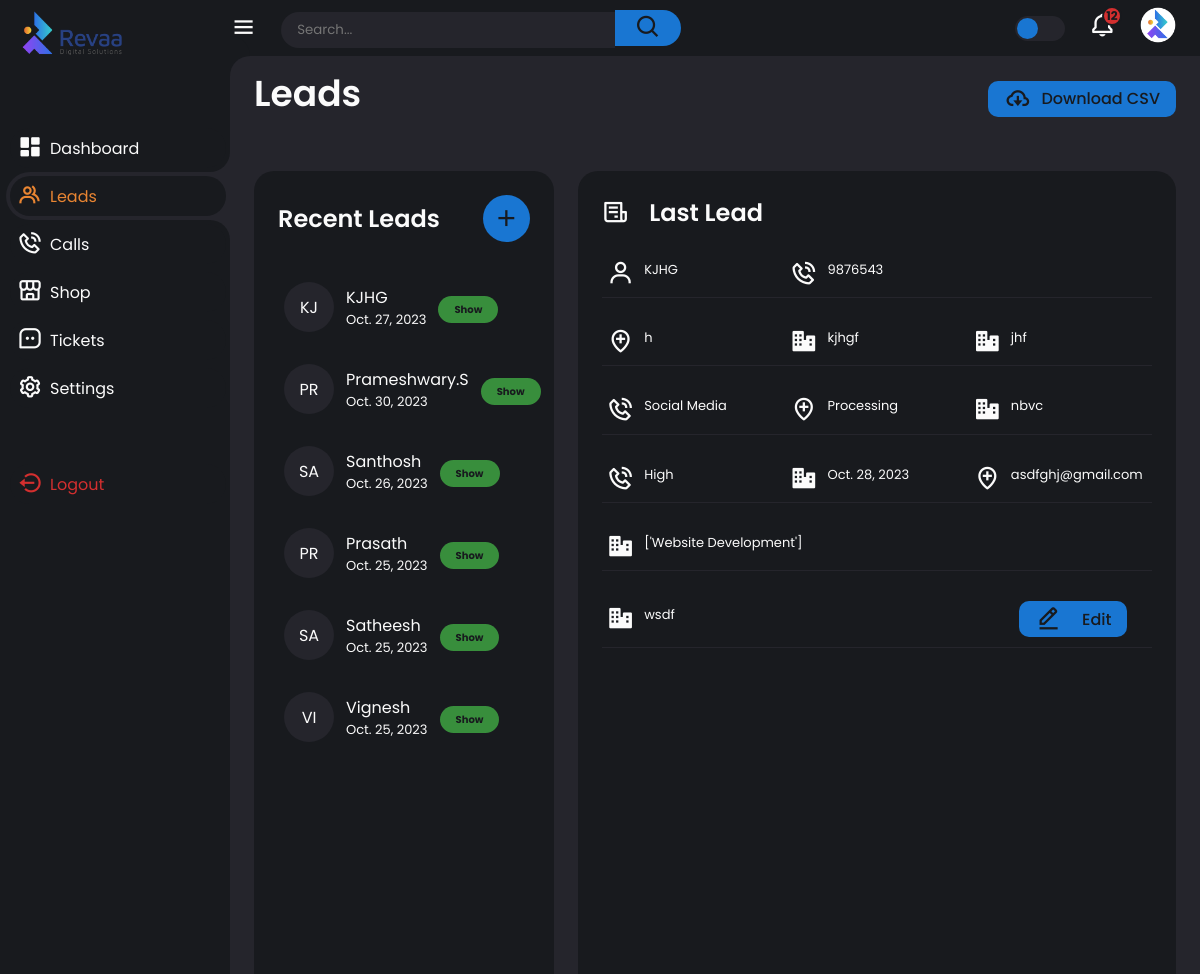
Page /leads on the committed database.
### REVAA_RDS_APP/models.py (models this page shows, shortened)
class Leads(models.Model):
    Name = models.CharField(max_length=20)
    Mobile_Number = models.IntegerField()
    Business_Name = models.CharField(max_length=50)
    Business_Type = models.CharField(max_length=50)
    Location = models.CharField(max_length=50)
    Budget = models.CharField(max_length=50)
    Follow_up_date = models.DateField()
    Priority = models.CharField(max_length=30)
    Status = models.CharField(max_length=30)
    Email = models.CharField(max_length=50)
    Source = models.CharField(max_length=50)
    Services = models.TextField(max_length=200)
    Remark = models.TextField(max_length=500)
    Created_date = models.DateField()

### REVAA_RDS_APP/views.py (the view)
# urls.py: path('leads',views.leads, name='leads'),
def leads(request):
    Leadss = "active"
    All_leads = Leads.objects.all()[::-1]
    last_lead = Leads.objects.last()
    leadheding = "Last Lead"
    return render(request, 'leads.html',{'leads':All_leads,'last_lead':last_lead,'leadheding':leadheding,'Leads':Leadss})

### templates/leads.html (shortened to what this page needs)
{% extends 'main.html' %}
{% block content %}
    {% include 'inc/sidebar.html' %}
    <div class="content">
        {% include 'inc/navbar.html' %}
        <main>
            <div class="header">
                <div class="left lead-and-csv">
                    <a href="/leads"><h1>Leads</h1></a>
                    <a href="{% url 'download' %}" class="report" id="report">
                        <i class='bx bx-cloud-download'></i>
                        <span>Download CSV</span>
                    </a>
                </div>
                <div class="bottom-data">
                    <div class="orders leads-container">
                        <div class="header header-leads">
                            <div>
                                <h3>Recent Leads</h3>
                            </div>
                            <div class="bxplus {{hidden}}">
                                <i class='bx bx-plus' id="add-lead"></i>
                            </div>
                        </div>
                        <table>
                            <tbody>
                                {% for lead in leads %}
                                <tr>
                                    <td>
                                        <p class="leads-first-name">{{ lead.Name|slice:":2"|upper }}</p>
                                        <div class="leads-name">
                                            <p>{{ lead.Name }}</p>
                                            <p class="dateonly">{{ lead.Created_date}}</p>
                                        </div>
                                        <a href="{% url 'lead_detail' lead.id %}"><span class="status Completed details">Show</span></a>
                                    </td>
                                </tr>
                                {% endfor %}
                            </tbody>
                        </table>
                    </div>
                    <div class="orders" id="last-lead-container">
                        <div class="header header-leads">
                            <div style="display: flex; align-items: center; justify-content: space-between;">
                                <i class='bx bx-receipt'></i>
                                <h3 style="margin-left: 20px;">{{leadheding}}</h3>
                            </div>
                        </div>
                        <div class="impormation-container" style="justify-content: flex-start;">
                            <div class="impormation">
                                <i class='bx bx-user' ></i><p>
                                    {{ last_lead.Name }}
                            </div>
                            <div class="impormation">
                                <i class='bx bx-phone-call'></i><p>
                                    {{ last_lead.Mobile_Number}}
                                </p>
                            </div>
                        </div>
                        <div class="impormation-container">
                            <div class="impormation">
                                <i class='bx bx-location-plus' ></i><p>
                                    {{ last_lead.Location}}
                                </p>
                            </div>
                            <div class="impormation">
                                <i class='bx bxs-business' ></i><p>
                                    {{ last_lead.Business_Name}}
                                </p>
                            </div>
                            <div class="impormation">
                                <i class='bx bxs-business' ></i><p>
                                    {{ last_lead.Business_Type }}
                                </p>
                            </div>
                        </div>
                        <div class="impormation-container">
                            <div class="impormation">
                            <i class='bx bx-phone-call'></i><p>
                                {{  last_lead.Source }}
                            </p>
                            </div>
                            <div class="impormation">
                                <i class='bx bx-location-plus' ></i><p>
                                    {{ last_lead.Status }}
                                </p>
                            </div>
                            <div class="impormation">
                                <i class='bx bxs-business' ></i><p>
                                    {{ last_lead.Budget }}
                                </p>
                            </div>
                        </div>
                        <div class="impormation-container">
                            <div class="impormation">
                                <i class='bx bx-phone-call'></i><p class="services">
                                    {{ last_lead.Priority }}
                                </p>
                            </div>
                            <div class="impormation">
                                <i class='bx bxs-business' ></i><p>
                                    {{last_lead.Follow_up_date}}
                                </p>
                            </div>
                            <div class="impormation">
                                <i class='bx bx-location-plus' ></i><p>
                                    {{last_lead.Email}}
                                </p>
                            </div>
                        </div>
                        <div class="impormation-container">
                            <div class="remark">
                                <i class='bx bxs-business' ></i><p>
                                    {{last_lead.Services}}
                            </div>
                        </div>
                        <div class="impormation-container">
                            <div class="remark">
                                <i class='bx bxs-business' ></i>
                                <p>
                                    {{last_lead.Remark}}
                                </p>
                            </div>
                            <div class="impormation">
                                <a href="#" class="report" id="report">
                                    <i class='bx bx-edit-alt'></i>
                                    <span>Edit</span>
                                </a>
                            </div>
                        </div>
                    </div>
                </div>
            </div>
        </main>
    </div>
{% endblock %}

### templates/main.html (shortened to what this page needs)
<!DOCTYPE html>
<html lang="en">
    {% load static %}
<head>
    <link href="https://unpkg.com/boxicons@2.1.4/css/boxicons.min.css" rel="stylesheet">
    <link rel="stylesheet" href="{% static 'css/style.css' %}">
</head>
<body class="dark">
    {% block content %}
    {% endblock %}
</body>
</html>

### templates/inc/sidebar.html
{% load static %}
<div class="sidebar">
    <a href="#" class="logo">
        <img src="{% static 'images/Revaa-new-logo-01.png' %}" alt="" width="100px">
    </a>
    <ul class="side-menu">
        <li  class="{{Dashboard}}"><a href="/"><i class='bx bxs-dashboard'></i>Dashboard</a></li>
        <li class="{{Leads}}"><a href="/leads"><i class='bx bx-group'></i>Leads</a></li>
        <li class="{{Calls}}"><a href="/calls"><i class='bx bx-phone-call'></i>Calls</a></li>
        <li class="{{Shop}}"><a href="#"><i class='bx bx-store-alt'></i>Shop</a></li>
        <li class="{{Tickets}}"><a href="#"><i class='bx bx-message-square-dots'></i>Tickets</a></li>
        <li class="{{Settings}}"><a href="#"><i class='bx bx-cog'></i>Settings</a></li>
    </ul>
    <ul class="side-menu">
        <li>
            <a href="#" class="logout">
                <i class='bx bx-log-out-circle'></i>
                Logout
            </a>
        </li>
    </ul>
</div>

### templates/inc/navbar.html (shortened to what this page needs)
{% load static %}
<nav>
    <i class='bx bx-menu'></i>
    <form action="#">
        <div class="form-input">
            <input type="search" placeholder="Search...">
            <button class="search-btn" type="submit"><i class='bx bx-search'></i></button>
        </div>
    </form>
    <label for="theme-toggle" class="theme-toggle"></label>
    <a href="#" class="notif">
        <i class='bx bx-bell'></i>
        <span class="count">12</span>
    </a>
    <a href="#" class="profile">
        <img src="{% static 'images/fav-icon.png' %}">
    </a>
</nav>

### rows in the picture
Leads: Name "KJ", Name "KJHG", Created_date "Oct. 27, 2023", Mobile_Number "9876543", Location "h", Business_Name "kjhgf", Business_Type "jhf", Source "Social Media", Status "Processing", Budget "nbvc", Priority "High", Follow_up_date "Oct. 28, 2023", Email "asdfghj@gmail.com", Services "['Website Development']", Remark "wsdf"
Leads: Name "PR", Name "Prameshwary.S", Created_date "Oct. 30, 2023"
Leads: Name "SA", Name "Santhosh", Created_date "Oct. 26, 2023"
Leads: Name "PR", Name "Prasath", Created_date "Oct. 25, 2023"
Leads: Name "SA", Name "Satheesh", Created_date "Oct. 25, 2023"
Leads: Name "VI", Name "Vignesh", Created_date "Oct. 25, 2023"

### other values in the picture
{{ leadheding }} "Last Lead"
